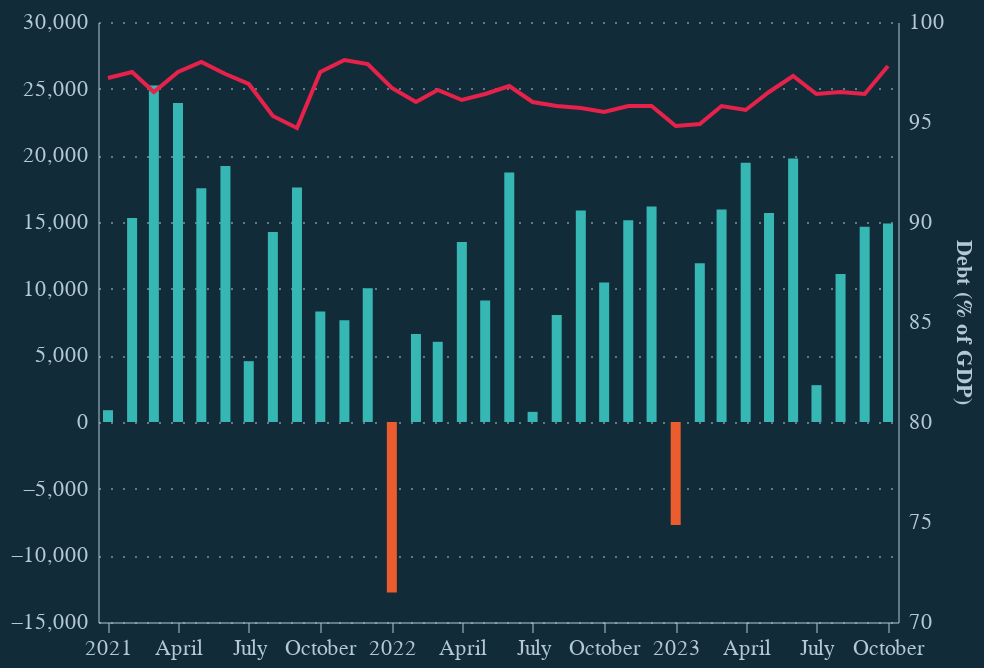

Notebook code cell kept with this figure:
### Code cell
# Refresh import of eco_styles
importlib.reload(styles)
styles.EcoStyles().register_and_enable_theme(dark_mode=True)

start_date = datetime(2021, 1, 1)
df_temp = df[df['date'] >= start_date].reset_index(drop=True)

base = alt.Chart(df_temp).encode(
    alt.X('date:T').axis(title=None)
)

bar = base.mark_bar(opacity=1).encode(
    alt.Y('borrowing:Q'),
    # Red if positive, blue if negative
    color=alt.condition(
        alt.datum.borrowing > 0,
        alt.value('#36b7b4'),
        alt.value('#eb5c2e')
    )
)

line = base.mark_line().encode(
    alt.Y('debt:Q', scale=alt.Scale(domain=[70, 100])).title('Debt (% of GDP)', titleColor='#5276A7')
)

alt.layer(bar, line).resolve_scale(
    y='independent'
)

# bar.display()

### Figure 1 — Vega-Lite specification as saved in the notebook (floating-point values rounded to 4 significant figures)
{"config": {"background": "#122b39", "font": "Circular Std", "text": {"color": "#b4c8d8", "align": "left", "baseline": "middle", "dx": 7, "dy": 0, "fontSize": 11}, "view": {"stroke": null, "continuousWidth": 400, "continuousHeight": 300, "discreteWidth": 600, "discreteHeight": 300}, "bar": {"color": "#179fdb"}, "line": {"width": 400, "height": 300, "color": "#e6224b"}, "rule": {"color": "#b4c8d8"}, "point": {"filled": true, "size": 80}, "geoshape": {"stroke": "white", "strokeWidth": 0.3}, "axis": {"labelColor": "#b4c8d8", "labelFontSize": 11, "tickColor": "#b4c8d8", "tickOpacity": 0.5, "domainColor": "#b4c8d8", "domainOpacity": 0.5, "gridColor": "#b4c8d8", "gridDash": [2, 2], "gridOpacity": 0.5, "title": null, "titleColor": "#b4c8d8"}, "axisXDiscrete": {"grid": false, "labelAngle": 0, "tickCount": 10, "tickOpacity": 0.5, "title": null}, "axisXTemporal": {"grid": false, "ticks": true}, "axisXQuantitative": {"grid": true}, "axisYQuantitative": {"gridColor": "#b4c8d8", "gridDash": [1, 5], "gridOpacity": 0.5, "ticks": false, "labelPadding": 5}, "title": {"color": "#b4c8d8", "subtitleColor": "#b4c8d8E6", "anchor": "start", "dx": 24, "fontSize": 12, "subtitleFontSize": 12, "subtitlePadding": 4, "offset": -1}, "legend": {"titleColor": "#b4c8d8", "labelColor": "#b4c8d8"}}, "layer": [{"mark": {"type": "bar", "opacity": 1}, "encoding": {"color": {"condition": {"test": "(datum.borrowing > 0)", "value": "#36b7b4"}, "value": "#eb5c2e"}, "x": {"axis": {"title": null}, "field": "date", "type": "temporal"}, "y": {"field": "borrowing", "type": "quantitative"}}}, {"mark": {"type": "line"}, "encoding": {"x": {"axis": {"title": null}, "field": "date", "type": "temporal"}, "y": {"field": "debt", "scale": {"domain": [70, 100]}, "title": "Debt (% of GDP)", "type": "quantitative"}}}], "data": {"name": "data-c0ebd89ad21e3626aebcf926ea2f0a5e"}, "resolve": {"scale": {"y": "independent"}}, "$schema": "https://vega.github.io/schema/vega-lite/v5.8.0.json", "datasets": {"data-c0ebd89ad21e3626aebcf926ea2f0a5e": [{"date": "2021-01-01T00:00:00", "year": 2021, "borrowing": 884.0, "debt": 97.2, "borrowing_3m": 15540.0}, {"date": "2021-02-01T00:00:00", "year": 2021, "borrowing": 15300.0, "debt": 97.5, "borrowing_3m": 13420.0}, {"date": "2021-03-01T00:00:00", "year": 2021, "borrowing": 25240.0, "debt": 96.5, "borrowing_3m": 13810.0}, {"date": "2021-04-01T00:00:00", "year": 2021, "borrowing": 23920.0, "debt": 97.5, "borrowing_3m": 21490.0}, {"date": "2021-05-01T00:00:00", "year": 2021, "borrowing": 17540.0, "debt": 98.0, "borrowing_3m": 22230.0}, {"date": "2021-06-01T00:00:00", "year": 2021, "borrowing": 19200.0, "debt": 97.4, "borrowing_3m": 20220.0}, {"date": "2021-07-01T00:00:00", "year": 2021, "borrowing": 4562.0, "debt": 96.9, "borrowing_3m": 13770.0}, {"date": "2021-08-01T00:00:00", "year": 2021, "borrowing": 14240.0, "debt": 95.3, "borrowing_3m": 12670.0}, {"date": "2021-09-01T00:00:00", "year": 2021, "borrowing": 17590.0, "debt": 94.7, "borrowing_3m": 12130.0}, {"date": "2021-10-01T00:00:00", "year": 2021, "borrowing": 8286.0, "debt": 97.5, "borrowing_3m": 13370.0}, {"date": "2021-11-01T00:00:00", "year": 2021, "borrowing": 7636.0, "debt": 98.1, "borrowing_3m": 11170.0}, {"date": "2021-12-01T00:00:00", "year": 2021, "borrowing": 10040.0, "debt": 97.9, "borrowing_3m": 8653.0}, {"date": "2022-01-01T00:00:00", "year": 2022, "borrowing": -12780.0, "debt": 96.7, "borrowing_3m": 1631.0}, {"date": "2022-02-01T00:00:00", "year": 2022, "borrowing": 6602.0, "debt": 96.0, "borrowing_3m": 1286.0}, {"date": "2022-03-01T00:00:00", "year": 2022, "borrowing": 6015.0, "debt": 96.6, "borrowing_3m": -55.0}, {"date": "2022-04-01T00:00:00", "year": 2022, "borrowing": 13500.0, "debt": 96.1, "borrowing_3m": 8705.0}, {"date": "2022-05-01T00:00:00", "year": 2022, "borrowing": 9105.0, "debt": 96.4, "borrowing_3m": 9540.0}, {"date": "2022-06-01T00:00:00", "year": 2022, "borrowing": 18710.0, "debt": 96.8, "borrowing_3m": 13770.0}, {"date": "2022-07-01T00:00:00", "year": 2022, "borrowing": 761.0, "debt": 96.0, "borrowing_3m": 9526.0}, {"date": "2022-08-01T00:00:00", "year": 2022, "borrowing": 8021.0, "debt": 95.8, "borrowing_3m": 9165.0}, {"date": "2022-09-01T00:00:00", "year": 2022, "borrowing": 15850.0, "debt": 95.7, "borrowing_3m": 8212.0}, {"date": "2022-10-01T00:00:00", "year": 2022, "borrowing": 10460.0, "debt": 95.5, "borrowing_3m": 11440.0}, {"date": "2022-11-01T00:00:00", "year": 2022, "borrowing": 15130.0, "debt": 95.8, "borrowing_3m": 13820.0}, {"date": "2022-12-01T00:00:00", "year": 2022, "borrowing": 16160.0, "debt": 95.8, "borrowing_3m": 13920.0}, {"date": "2023-01-01T00:00:00", "year": 2023, "borrowing": -7718.0, "debt": 94.8, "borrowing_3m": 7859.0}, {"date": "2023-02-01T00:00:00", "year": 2023, "borrowing": 11910.0, "debt": 94.9, "borrowing_3m": 6784.0}, {"date": "2023-03-01T00:00:00", "year": 2023, "borrowing": 15940.0, "debt": 95.8, "borrowing_3m": 6711.0}, {"date": "2023-04-01T00:00:00", "year": 2023, "borrowing": 19440.0, "debt": 95.6, "borrowing_3m": 15760.0}, {"date": "2023-05-01T00:00:00", "year": 2023, "borrowing": 15670.0, "debt": 96.5, "borrowing_3m": 17020.0}, {"date": "2023-06-01T00:00:00", "year": 2023, "borrowing": 19760.0, "debt": 97.3, "borrowing_3m": 18290.0}, {"date": "2023-07-01T00:00:00", "year": 2023, "borrowing": 2764.0, "debt": 96.4, "borrowing_3m": 12730.0}, {"date": "2023-08-01T00:00:00", "year": 2023, "borrowing": 11090.0, "debt": 96.5, "borrowing_3m": 11210.0}, {"date": "2023-09-01T00:00:00", "year": 2023, "borrowing": 14640.0, "debt": 96.4, "borrowing_3m": 9500.0}, {"date": "2023-10-01T00:00:00", "year": 2023, "borrowing": 14900.0, "debt": 97.8, "borrowing_3m": 13540.0}]}}
